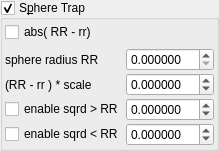
    <widget class="MyGroupBox" name="groupCheck_transf_function_enabledz_false">
     <property name="font">
      <font>
       <weight>50</weight>
       <bold>false</bold>
      </font>
     </property>
     <property name="title">
      <string>S&amp;phere Trap</string>
     </property>
     <property name="checkable">
      <bool>true</bool>
     </property>
     <layout class="QVBoxLayout" name="verticalLayout_6">
      <property name="leftMargin">
       <number>2</number>
      </property>
      <property name="topMargin">
       <number>2</number>
      </property>
      <property name="rightMargin">
       <number>2</number>
      </property>
      <property name="bottomMargin">
       <number>2</number>
      </property>
      <item>
       <widget class="MyCheckBox" name="checkBox_transf_function_enabledAx">
        <property name="enabled">
         <bool>true</bool>
        </property>
        <property name="text">
         <string notr="true">abs( RR - rr)</string>
        </property>
       </widget>
      </item>
      <item>
       <layout class="QGridLayout" name="gridLayout_8" columnstretch="0,1">
        <property name="spacing">
         <number>2</number>
        </property>
        <item row="3" column="1">
         <widget class="MyDoubleSpinBox" name="spinbox_transf_scaleB_1">
          <property name="enabled">
           <bool>true</bool>
          </property>
          <property name="sizePolicy">
           <sizepolicy hsizetype="Minimum" vsizetype="Maximum">
            <horstretch>0</horstretch>
            <verstretch>0</verstretch>
           </sizepolicy>
          </property>
          <property name="prefix">
           <string/>
          </property>
          <property name="decimals">
           <number>6</number>
          </property>
          <property name="minimum">
           <double>-99.989999999999995</double>
          </property>
          <property name="singleStep">
           <double>0.100000000000000</double>
          </property>
         </widget>
        </item>
        <item row="1" column="0">
         <widget class="QLabel" name="label_110">
          <property name="text">
           <string>(RR - rr ) * scale</string>
          </property>
         </widget>
        </item>
        <item row="1" column="1">
         <widget class="MyDoubleSpinBox" name="spinbox_transf_scaleF_1">
          <property name="enabled">
           <bool>true</bool>
          </property>
          <property name="sizePolicy">
           <sizepolicy hsizetype="Minimum" vsizetype="Maximum">
            <horstretch>0</horstretch>
            <verstretch>0</verstretch>
           </sizepolicy>
          </property>
          <property name="prefix">
           <string/>
          </property>
          <property name="decimals">
           <number>6</number>
          </property>
          <property name="minimum">
           <double>-99.989999999999995</double>
          </property>
          <property name="singleStep">
           <double>0.100000000000000</double>
          </property>
         </widget>
        </item>
        <item row="0" column="1">
         <widget class="MyDoubleSpinBox" name="spinbox_transf_maxR2_1">
          <property name="enabled">
           <bool>true</bool>
          </property>
          <property name="sizePolicy">
           <sizepolicy hsizetype="Minimum" vsizetype="Maximum">
            <horstretch>0</horstretch>
            <verstretch>0</verstretch>
           </sizepolicy>
          </property>
          <property name="prefix">
           <string/>
          </property>
          <property name="decimals">
           <number>6</number>
          </property>
          <property name="minimum">
           <double>0.000000000000000</double>
          </property>
          <property name="singleStep">
           <double>0.100000000000000</double>
          </property>
         </widget>
        </item>
        <item row="2" column="0">
         <widget class="MyCheckBox" name="checkBox_transf_function_enabledy_false">
          <property name="enabled">
           <bool>true</bool>
          </property>
          <property name="text">
           <string notr="true">enable sqrd &gt; RR</string>
          </property>
         </widget>
        </item>
        <item row="0" column="0">
         <widget class="QLabel" name="label_109">
          <property name="text">
           <string>sphere radius RR</string>
          </property>
         </widget>
        </item>
        <item row="2" column="1">
         <widget class="MyDoubleSpinBox" name="spinbox_transf_scaleG_1">
          <property name="enabled">
           <bool>true</bool>
          </property>
          <property name="sizePolicy">
           <sizepolicy hsizetype="Minimum" vsizetype="Maximum">
            <horstretch>0</horstretch>
            <verstretch>0</verstretch>
           </sizepolicy>
          </property>
          <property name="prefix">
           <string/>
          </property>
          <property name="decimals">
           <number>6</number>
          </property>
          <property name="minimum">
           <double>-99.989999999999995</double>
          </property>
          <property name="singleStep">
           <double>0.100000000000000</double>
          </property>
         </widget>
        </item>
        <item row="3" column="0">
         <widget class="MyCheckBox" name="checkBox_transf_function_enabledP_false">
          <property name="enabled">
           <bool>true</bool>
          </property>
          <property name="text">
           <string notr="true">enable sqrd &lt; RR</string>
          </property>
         </widget>
        </item>
       </layout>
      </item>
     </layout>
    </widget>
